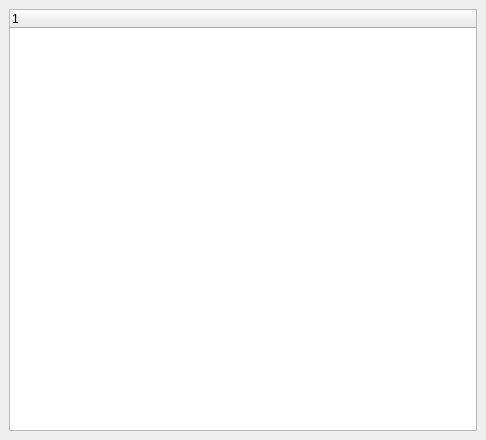
<?xml version="1.0" encoding="UTF-8"?>
<ui version="4.0">
 <class>DockWidgetSessionProperties</class>
 <widget class="QDockWidget" name="DockWidgetSessionProperties">
  <property name="geometry">
   <rect>
    <x>0</x>
    <y>0</y>
    <width>486</width>
    <height>440</height>
   </rect>
  </property>
  <property name="floating">
   <bool>false</bool>
  </property>
  <property name="features">
   <set>QDockWidget::DockWidgetClosable|QDockWidget::DockWidgetFloatable|QDockWidget::DockWidgetMovable</set>
  </property>
  <property name="allowedAreas">
   <set>Qt::LeftDockWidgetArea|Qt::RightDockWidgetArea</set>
  </property>
  <property name="windowTitle">
   <string>Current Session - Data and Properties</string>
  </property>
  <widget class="QWidget" name="dockWidgetContents">
   <layout class="QGridLayout" name="gridLayout">
    <item row="2" column="1">
     <widget class="TreeWidget" name="tree_widget_properties">
      <column>
       <property name="text">
        <string notr="true">1</string>
       </property>
      </column>
     </widget>
    </item>
   </layout>
  </widget>
 </widget>
 <customwidgets>
  <customwidget>
   <class>TreeWidget</class>
   <extends>QTreeWidget</extends>
   <header>pyqtgraph</header>
  </customwidget>
 </customwidgets>
 <resources>
  <include location="../resources/resources.qrc"/>
 </resources>
 <connections/>
</ui>
